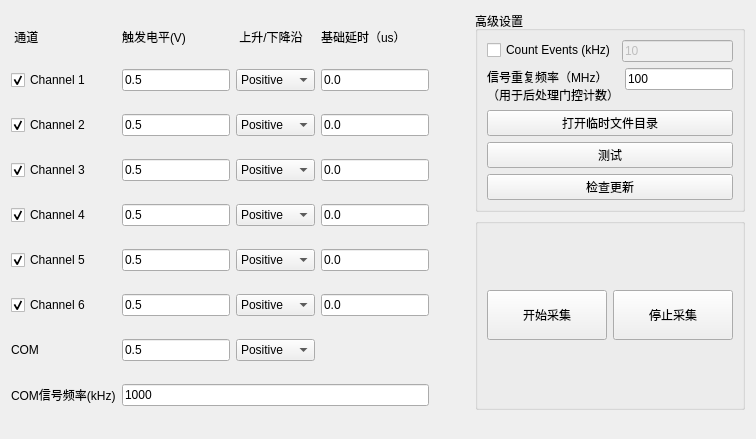
     <widget class="QWidget" name="pageSettings">
      <attribute name="title">
       <string>TDC 设置</string>
      </attribute>
      <layout class="QGridLayout" name="gridLayout_3">
       <item row="0" column="0" rowspan="6">
        <layout class="QGridLayout" name="gridLayout">
         <item row="3" column="2">
          <widget class="QComboBox" name="slopeCN2">
           <item>
            <property name="text">
             <string>Positive</string>
            </property>
           </item>
           <item>
            <property name="text">
             <string>Negative</string>
            </property>
           </item>
          </widget>
         </item>
         <item row="4" column="0">
          <widget class="QCheckBox" name="checkBoxCN3">
           <property name="text">
            <string>Channel 3</string>
           </property>
           <property name="checked">
            <bool>true</bool>
           </property>
          </widget>
         </item>
         <item row="7" column="2">
          <widget class="QComboBox" name="slopeCN6">
           <item>
            <property name="text">
             <string>Positive</string>
            </property>
           </item>
           <item>
            <property name="text">
             <string>Negative</string>
            </property>
           </item>
          </widget>
         </item>
         <item row="4" column="2">
          <widget class="QComboBox" name="slopeCN3">
           <item>
            <property name="text">
             <string>Positive</string>
            </property>
           </item>
           <item>
            <property name="text">
             <string>Negative</string>
            </property>
           </item>
          </widget>
         </item>
         <item row="8" column="1">
          <widget class="QLineEdit" name="levelTextCNCOM">
           <property name="text">
            <string>0.5</string>
           </property>
          </widget>
         </item>
         <item row="6" column="0">
          <widget class="QCheckBox" name="checkBoxCN5">
           <property name="text">
            <string>Channel 5</string>
           </property>
           <property name="checked">
            <bool>true</bool>
           </property>
          </widget>
         </item>
         <item row="4" column="1">
          <widget class="QLineEdit" name="levelTextCN3">
           <property name="text">
            <string>0.5</string>
           </property>
          </widget>
         </item>
         <item row="8" column="2">
          <widget class="QComboBox" name="slopeCNCOM">
           <property name="currentIndex">
            <number>0</number>
           </property>
           <item>
            <property name="text">
             <string>Positive</string>
            </property>
           </item>
           <item>
            <property name="text">
             <string>Negative</string>
            </property>
           </item>
          </widget>
         </item>
         <item row="6" column="1">
          <widget class="QLineEdit" name="levelTextCN5">
           <property name="text">
            <string>0.5</string>
           </property>
          </widget>
         </item>
         <item row="5" column="0">
          <widget class="QCheckBox" name="checkBoxCN4">
           <property name="text">
            <string>Channel 4</string>
           </property>
           <property name="checked">
            <bool>true</bool>
           </property>
          </widget>
         </item>
         <item row="7" column="0">
          <widget class="QCheckBox" name="checkBoxCN6">
           <property name="text">
            <string>Channel 6</string>
           </property>
           <property name="checked">
            <bool>true</bool>
           </property>
          </widget>
         </item>
         <item row="3" column="1">
          <widget class="QLineEdit" name="levelTextCN2">
           <property name="text">
            <string>0.5</string>
           </property>
          </widget>
         </item>
         <item row="6" column="2">
          <widget class="QComboBox" name="slopeCN5">
           <item>
            <property name="text">
             <string>Positive</string>
            </property>
           </item>
           <item>
            <property name="text">
             <string>Negative</string>
            </property>
           </item>
          </widget>
         </item>
         <item row="9" column="0">
          <widget class="QLabel" name="label_6">
           <property name="text">
            <string>COM信号频率(kHz)</string>
           </property>
          </widget>
         </item>
         <item row="8" column="0">
          <widget class="QLabel" name="label_11">
           <property name="text">
            <string>COM</string>
           </property>
          </widget>
         </item>
         <item row="0" column="0">
          <widget class="QLabel" name="label_2">
           <property name="sizePolicy">
            <sizepolicy hsizetype="Preferred" vsizetype="Fixed">
             <horstretch>0</horstretch>
             <verstretch>0</verstretch>
            </sizepolicy>
           </property>
           <property name="text">
            <string> 通道</string>
           </property>
          </widget>
         </item>
         <item row="5" column="1">
          <widget class="QLineEdit" name="levelTextCN4">
           <property name="text">
            <string>0.5</string>
           </property>
          </widget>
         </item>
         <item row="0" column="1">
          <widget class="QLabel" name="label_4">
           <property name="text">
            <string>触发电平(V)</string>
           </property>
          </widget>
         </item>
         <item row="3" column="0">
          <widget class="QCheckBox" name="checkBoxCN2">
           <property name="text">
            <string>Channel 2</string>
           </property>
           <property name="checked">
            <bool>true</bool>
           </property>
          </widget>
         </item>
         <item row="2" column="1">
          <widget class="QLineEdit" name="levelTextCN1">
           <property name="text">
            <string>0.5</string>
           </property>
          </widget>
         </item>
         <item row="2" column="0">
          <widget class="QCheckBox" name="checkBoxCN1">
           <property name="text">
            <string>Channel 1</string>
           </property>
           <property name="checkable">
            <bool>true</bool>
           </property>
           <property name="checked">
            <bool>true</bool>
           </property>
           <property name="tristate">
            <bool>false</bool>
           </property>
          </widget>
         </item>
         <item row="5" column="2">
          <widget class="QComboBox" name="slopeCN4">
           <item>
            <property name="text">
             <string>Positive</string>
            </property>
           </item>
           <item>
            <property name="text">
             <string>Negative</string>
            </property>
           </item>
          </widget>
         </item>
         <item row="2" column="2">
          <widget class="QComboBox" name="slopeCN1">
           <item>
            <property name="text">
             <string>Positive</string>
            </property>
           </item>
           <item>
            <property name="text">
             <string>Negative</string>
            </property>
           </item>
          </widget>
         </item>
         <item row="0" column="2">
          <widget class="QLabel" name="label_5">
           <property name="text">
            <string> 上升/下降沿</string>
           </property>
          </widget>
         </item>
         <item row="7" column="1">
          <widget class="QLineEdit" name="levelTextCN6">
           <property name="text">
            <string>0.5</string>
           </property>
          </widget>
         </item>
         <item row="0" column="3">
          <widget class="QLabel" name="label_8">
           <property name="text">
            <string>基础延时（us）</string>
           </property>
          </widget>
         </item>
         <item row="2" column="3">
          <widget class="QLineEdit" name="textDelayCN1">
           <property name="text">
            <string>0.0</string>
           </property>
          </widget>
         </item>
         <item row="3" column="3">
          <widget class="QLineEdit" name="textDelayCN2">
           <property name="text">
            <string>0.0</string>
           </property>
          </widget>
         </item>
         <item row="4" column="3">
          <widget class="QLineEdit" name="textDelayCN3">
           <property name="text">
            <string>0.0</string>
           </property>
          </widget>
         </item>
         <item row="5" column="3">
          <widget class="QLineEdit" name="textDelayCN4">
           <property name="text">
            <string>0.0</string>
           </property>
          </widget>
         </item>
         <item row="6" column="3">
          <widget class="QLineEdit" name="textDelayCN5">
           <property name="text">
            <string>0.0</string>
           </property>
          </widget>
         </item>
         <item row="7" column="3">
          <widget class="QLineEdit" name="textDelayCN6">
           <property name="text">
            <string>0.0</string>
           </property>
          </widget>
         </item>
         <item row="9" column="1" colspan="3">
          <widget class="QLineEdit" name="textFreqCOM">
           <property name="text">
            <string>1000</string>
           </property>
          </widget>
         </item>
        </layout>
       </item>
       <item row="0" column="1">
        <spacer name="horizontalSpacer">
         <property name="orientation">
          <enum>Qt::Horizontal</enum>
         </property>
         <property name="sizeType">
          <enum>QSizePolicy::Fixed</enum>
         </property>
         <property name="sizeHint" stdset="0">
          <size>
           <width>40</width>
           <height>20</height>
          </size>
         </property>
        </spacer>
       </item>
       <item row="2" column="2">
        <widget class="QGroupBox" name="groupBox_4">
         <property name="sizePolicy">
          <sizepolicy hsizetype="Preferred" vsizetype="Preferred">
           <horstretch>0</horstretch>
           <verstretch>0</verstretch>
          </sizepolicy>
         </property>
         <property name="title">
          <string/>
         </property>
         <layout class="QGridLayout" name="gridLayout_5">
          <item row="1" column="2">
           <widget class="QPushButton" name="buttonStopAcq">
            <property name="sizePolicy">
             <sizepolicy hsizetype="Expanding" vsizetype="Minimum">
              <horstretch>0</horstretch>
              <verstretch>0</verstretch>
             </sizepolicy>
            </property>
            <property name="maximumSize">
             <size>
              <width>16777215</width>
              <height>50</height>
             </size>
            </property>
            <property name="text">
             <string>停止采集</string>
            </property>
           </widget>
          </item>
          <item row="1" column="1">
           <widget class="QPushButton" name="buttonStartAcquisition">
            <property name="sizePolicy">
             <sizepolicy hsizetype="Expanding" vsizetype="MinimumExpanding">
              <horstretch>0</horstretch>
              <verstretch>0</verstretch>
             </sizepolicy>
            </property>
            <property name="maximumSize">
             <size>
              <width>16777215</width>
              <height>50</height>
             </size>
            </property>
            <property name="text">
             <string>开始采集</string>
            </property>
           </widget>
          </item>
         </layout>
        </widget>
       </item>
       <item row="0" column="2" rowspan="2">
        <widget class="QGroupBox" name="groupBox">
         <property name="sizePolicy">
          <sizepolicy hsizetype="Preferred" vsizetype="Expanding">
           <horstretch>0</horstretch>
           <verstretch>0</verstretch>
          </sizepolicy>
         </property>
         <property name="title">
          <string>高级设置</string>
         </property>
         <layout class="QVBoxLayout" name="verticalLayout">
          <item>
           <layout class="QFormLayout" name="formLayout">
            <item row="1" column="0">
             <widget class="QCheckBox" name="checkboxEnableCountEvents">
              <property name="sizePolicy">
               <sizepolicy hsizetype="Preferred" vsizetype="Fixed">
                <horstretch>0</horstretch>
                <verstretch>0</verstretch>
               </sizepolicy>
              </property>
              <property name="cursor">
               <cursorShape>WhatsThisCursor</cursorShape>
              </property>
              <property name="text">
               <string>Count Events (kHz)</string>
              </property>
             </widget>
            </item>
            <item row="1" column="1">
             <widget class="QLineEdit" name="textCountEvents">
              <property name="enabled">
               <bool>false</bool>
              </property>
              <property name="text">
               <string>10</string>
              </property>
              <property name="readOnly">
               <bool>false</bool>
              </property>
             </widget>
            </item>
           </layout>
          </item>
          <item>
           <layout class="QFormLayout" name="formLayout_2">
            <item row="0" column="0">
             <widget class="QLabel" name="label_16">
              <property name="text">
               <string>信号重复频率（MHz）
（用于后处理门控计数）</string>
              </property>
             </widget>
            </item>
            <item row="0" column="1">
             <widget class="QLineEdit" name="textFreqSignal">
              <property name="text">
               <string>100</string>
              </property>
             </widget>
            </item>
           </layout>
          </item>
          <item>
           <widget class="QPushButton" name="buttonTempFilePath">
            <property name="sizePolicy">
             <sizepolicy hsizetype="Preferred" vsizetype="MinimumExpanding">
              <horstretch>0</horstretch>
              <verstretch>0</verstretch>
             </sizepolicy>
            </property>
            <property name="text">
             <string>打开临时文件目录</string>
            </property>
           </widget>
          </item>
          <item>
           <widget class="QPushButton" name="buttonTest">
            <property name="sizePolicy">
             <sizepolicy hsizetype="Preferred" vsizetype="MinimumExpanding">
              <horstretch>0</horstretch>
              <verstretch>0</verstretch>
             </sizepolicy>
            </property>
            <property name="text">
             <string>测试</string>
            </property>
           </widget>
          </item>
          <item>
           <widget class="QPushButton" name="buttonCheckUpdate">
            <property name="sizePolicy">
             <sizepolicy hsizetype="Minimum" vsizetype="MinimumExpanding">
              <horstretch>0</horstretch>
              <verstretch>0</verstretch>
             </sizepolicy>
            </property>
            <property name="text">
             <string>检查更新</string>
            </property>
           </widget>
          </item>
         </layout>
        </widget>
       </item>
      </layout>
     </widget>
